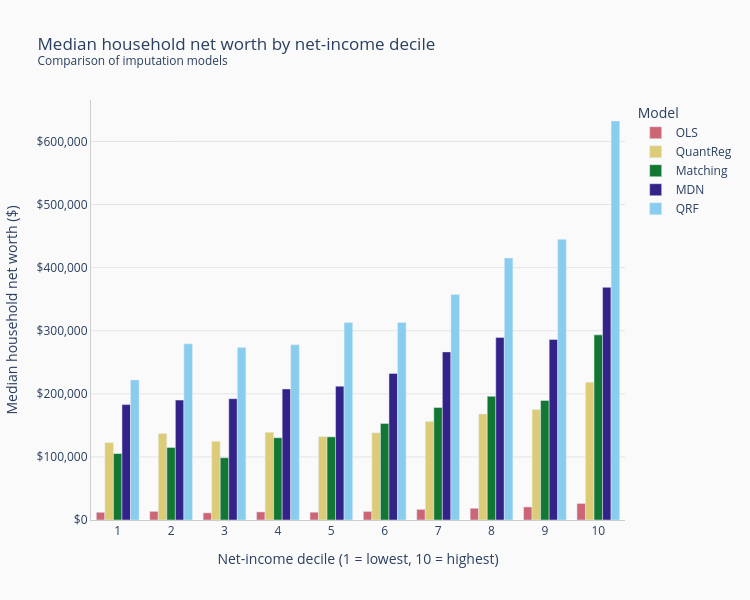

The notebook cell saved with this chart:
### Markdown cell above
## Wealth distributions by disposable income deciles

### Code cell
income_col = "household_net_income"
wealth_col = "networth"

income_deciles = net_disposable_income.decile_rank()
decile_means = []

for model, imputations in model_results.items():
    tmp = cps_data.copy()
    cps_data[wealth_col] = imputations

    # Create a temporary dataframe with the imputed values
    tmp = pd.DataFrame({
        'networth': imputations.values.flatten(),
        'income_decile': income_deciles.values
    })

    # Mean wealth in each decile
    out = (
        tmp.groupby('income_decile')['networth']
           .median()
           .reset_index(name='median_wealth')
    )
    out["Model"] = model
    decile_means.append(out)

avg_df = pd.concat(decile_means, ignore_index=True)

fig = px.bar(
    avg_df,
    x="income_decile",
    y="median_wealth",
    color="Model",
    color_discrete_sequence=[
        "#CC6677",  # Rose
        "#DDCC77",  # Sand
        "#117733",  # Green
        "#332288",  # Indigo
        "#88CCEE",  # Cyan
    ],
    barmode="group",
    labels={
        "income_decile": "Net-income decile (1 = lowest, 10 = highest)",
        "median_wealth": "Median household net worth ($)",
    },
    title=(
        "Median household net worth by net-income decile<br>"
        "<sup>Comparison of imputation models</sup>"
    ),
)

fig.update_layout(
    width=PLOT_CONFIG["width"],
    height=PLOT_CONFIG["height"],
    xaxis=dict(dtick=1, tick0=1),
    paper_bgcolor=PLOT_CONFIG["paper_bgcolor"],
    plot_bgcolor=PLOT_CONFIG["plot_bgcolor"],
    yaxis_tickformat="$,.0f",
    hovermode="x unified",
)

fig.update_xaxes(
    showgrid=PLOT_CONFIG["showgrid_x"],
    showline=PLOT_CONFIG["showline"],
    linecolor=PLOT_CONFIG["linecolor"],
)
fig.update_yaxes(
    showgrid=PLOT_CONFIG["showgrid_y"],
    gridcolor=PLOT_CONFIG["gridcolor"],
    gridwidth=PLOT_CONFIG["gridwidth"],
    showline=PLOT_CONFIG["showline"],
    linecolor=PLOT_CONFIG["linecolor"],
)

fig.show()

### Figure 1 — Plotly figure (JSON) as saved in the notebook; plotly's stock layout.template omitted (floating-point values rounded to 4 significant figures)
{"data": [{"alignmentgroup": "True", "hovertemplate": "Model=OLS<br>Net-income decile (1 = lowest, 10 = highest)=%{x}<br>Median household net worth ($)=%{y}<extra></extra>", "legendgroup": "OLS", "marker": {"color": "#CC6677", "pattern": {"shape": ""}}, "name": "OLS", "offsetgroup": "OLS", "orientation": "v", "showlegend": true, "textposition": "auto", "type": "bar", "x": [1, 2, 3, 4, 5, 6, 7, 8, 9, 10], "xaxis": "x", "y": [12200.0, 13700.0, 11310.0, 12840.0, 12370.0, 13600.0, 16870.0, 18560.0, 20680.0, 26260.0], "yaxis": "y"}, {"alignmentgroup": "True", "hovertemplate": "Model=QuantReg<br>Net-income decile (1 = lowest, 10 = highest)=%{x}<br>Median household net worth ($)=%{y}<extra></extra>", "legendgroup": "QuantReg", "marker": {"color": "#DDCC77", "pattern": {"shape": ""}}, "name": "QuantReg", "offsetgroup": "QuantReg", "orientation": "v", "showlegend": true, "textposition": "auto", "type": "bar", "x": [1, 2, 3, 4, 5, 6, 7, 8, 9, 10], "xaxis": "x", "y": [122700.0, 137000.0, 124800.0, 138900.0, 132200.0, 138300.0, 156300.0, 168100.0, 175000.0, 218400.0], "yaxis": "y"}, {"alignmentgroup": "True", "hovertemplate": "Model=Matching<br>Net-income decile (1 = lowest, 10 = highest)=%{x}<br>Median household net worth ($)=%{y}<extra></extra>", "legendgroup": "Matching", "marker": {"color": "#117733", "pattern": {"shape": ""}}, "name": "Matching", "offsetgroup": "Matching", "orientation": "v", "showlegend": true, "textposition": "auto", "type": "bar", "x": [1, 2, 3, 4, 5, 6, 7, 8, 9, 10], "xaxis": "x", "y": [105300.0, 115000.0, 98720.0, 130400.0, 131800.0, 153000.0, 178300.0, 196100.0, 189500.0, 293400.0], "yaxis": "y"}, {"alignmentgroup": "True", "hovertemplate": "Model=MDN<br>Net-income decile (1 = lowest, 10 = highest)=%{x}<br>Median household net worth ($)=%{y}<extra></extra>", "legendgroup": "MDN", "marker": {"color": "#332288", "pattern": {"shape": ""}}, "name": "MDN", "offsetgroup": "MDN", "orientation": "v", "showlegend": true, "textposition": "auto", "type": "bar", "x": [1, 2, 3, 4, 5, 6, 7, 8, 9, 10], "xaxis": "x", "y": [182900.0, 190000.0, 192300.0, 207700.0, 212100.0, 232400.0, 266500.0, 289400.0, 286100.0, 368700.0], "yaxis": "y"}, {"alignmentgroup": "True", "hovertemplate": "Model=QRF<br>Net-income decile (1 = lowest, 10 = highest)=%{x}<br>Median household net worth ($)=%{y}<extra></extra>", "legendgroup": "QRF", "marker": {"color": "#88CCEE", "pattern": {"shape": ""}}, "name": "QRF", "offsetgroup": "QRF", "orientation": "v", "showlegend": true, "textposition": "auto", "type": "bar", "x": [1, 2, 3, 4, 5, 6, 7, 8, 9, 10], "xaxis": "x", "y": [222000.0, 279200.0, 273600.0, 277700.0, 313000.0, 313000.0, 357300.0, 415200.0, 445000.0, 632400.0], "yaxis": "y"}], "layout": {"barmode": "group", "height": 600, "hovermode": "x unified", "legend": {"title": {"text": "Model"}, "tracegroupgap": 0}, "paper_bgcolor": "#FAFAFA", "plot_bgcolor": "#FAFAFA", "title": {"text": "Median household net worth by net-income decile<br><sup>Comparison of imputation models</sup>"}, "width": 750, "xaxis": {"anchor": "y", "domain": [0, 1], "dtick": 1, "linecolor": "#CCCCCC", "showgrid": false, "showline": true, "tick0": 1, "title": {"text": "Net-income decile (1 = lowest, 10 = highest)"}}, "yaxis": {"anchor": "x", "domain": [0, 1], "gridcolor": "#E5E5E5", "gridwidth": 1, "linecolor": "#CCCCCC", "showgrid": true, "showline": true, "tickformat": "$,.0f", "title": {"text": "Median household net worth ($)"}}}}
